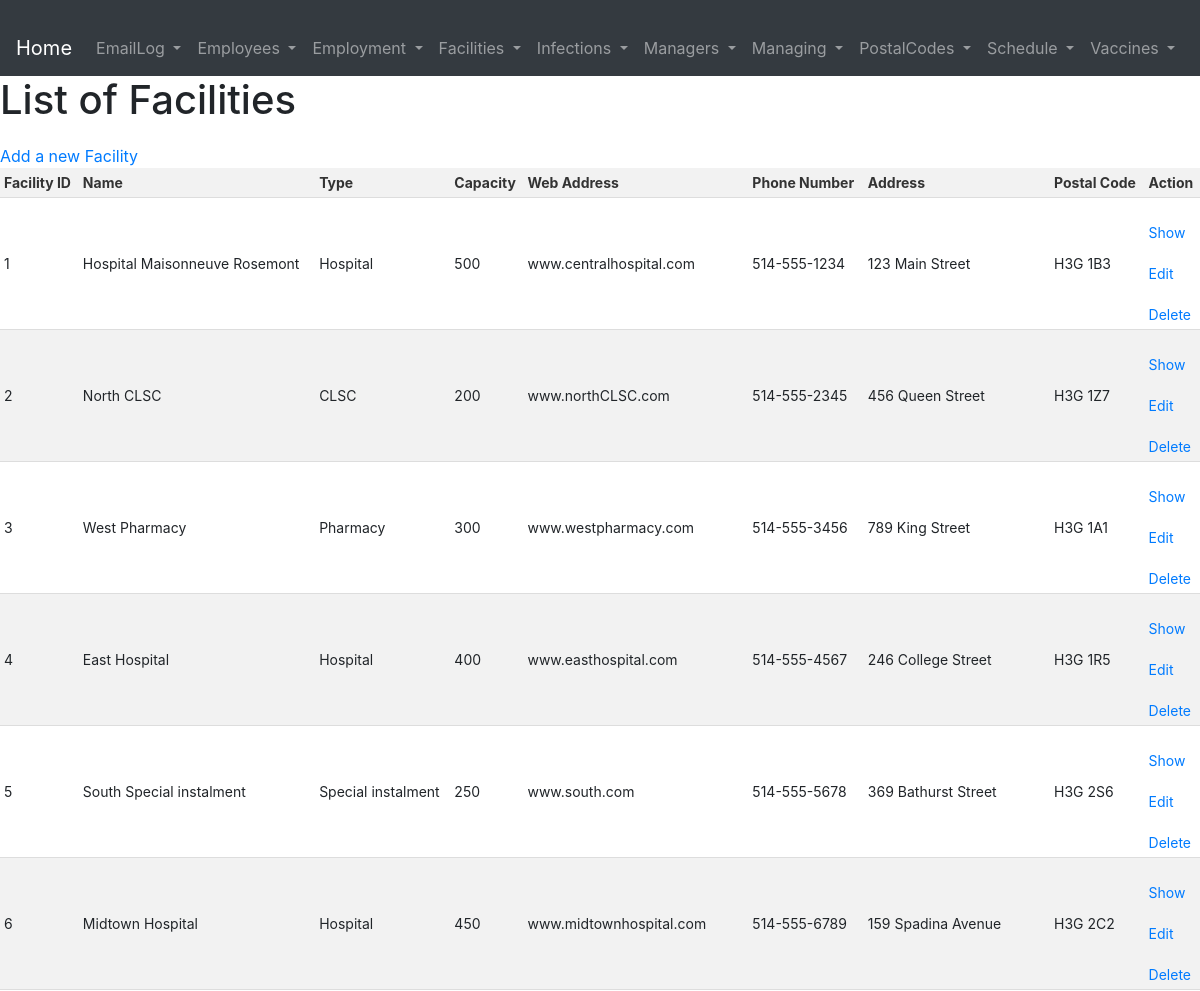
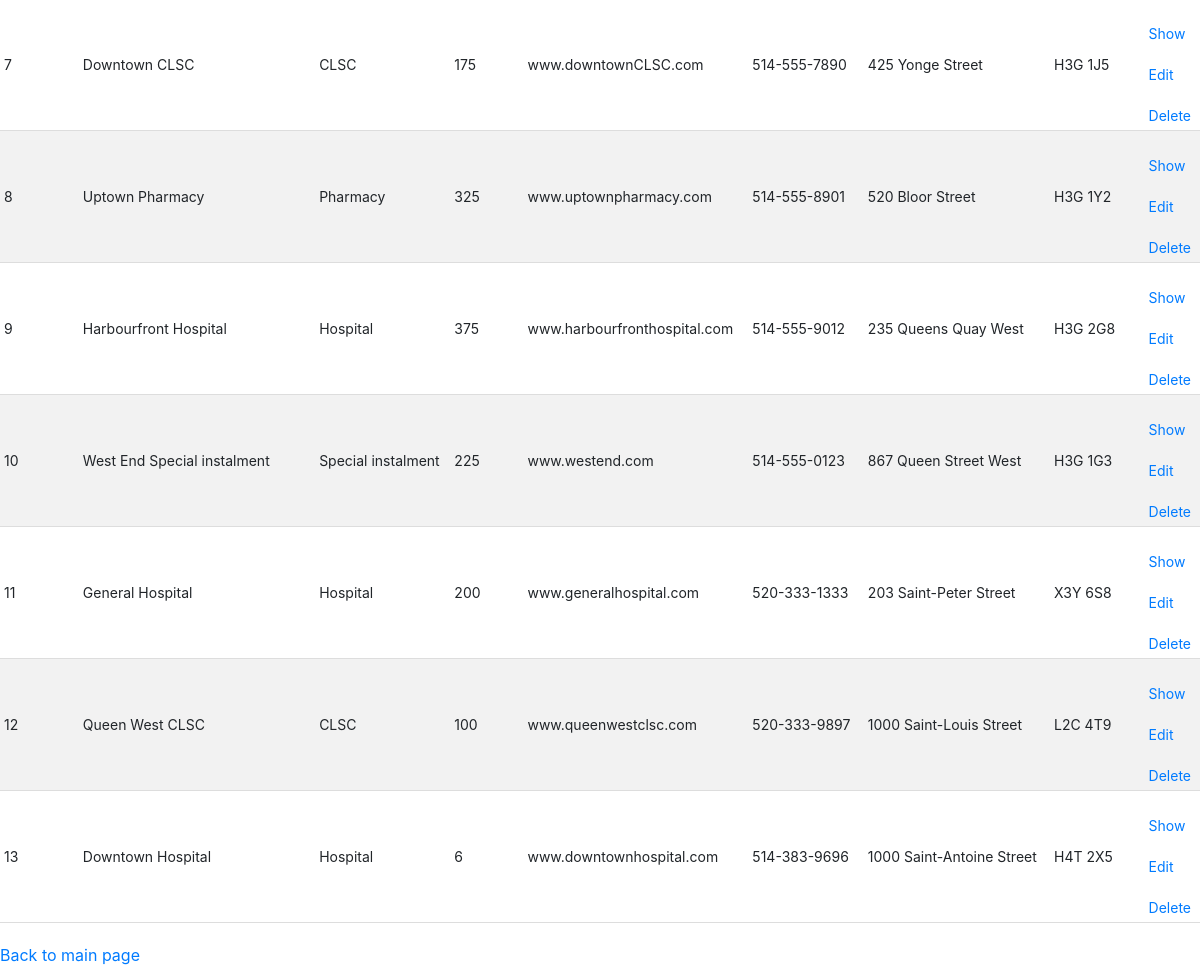
Screenshot of /pages/Facilities/index.php with the database file from the repository (2 pictures, top to bottom).
### tables this page shows
CREATE TABLE Facilities (
  FacilityID INT PRIMARY KEY,
  Name VARCHAR(255),
  Type VARCHAR(255),
  Capacity INT,
  WebAddress VARCHAR(255),
  PhoneNumber VARCHAR(255),
  Address VARCHAR(255),
  PostalCode VARCHAR(255),
  FOREIGN KEY (PostalCode) REFERENCES PostalCodes(PostalCode),
  CHECK (Type in ('Hospital', 'CLSC', 'Clinic', 'Pharmacy', 'Special instalment'))
);

### pages/Facilities/index.php (the view, shortened to what this page needs)
<?php require_once '../../database.php';
    include '../header.php';
    $statement = $conn->prepare('SELECT * FROM Facilities');
    $statement->execute();
    mysqli_stmt_bind_result($statement, $row['FacilityID'], $row['Name'], $row['Type'], $row['Capacity'], $row['WebAddress'], $row['PhoneNumber'], $row['Address'], $row['PostalCode']);
?>
<!DOCTYPE html>
<html lang="en">
<head>
    <link rel="stylesheet" href="../../pages/style.css">
</head>
<body>
    <h1>List of Facilities</h1>
    <a href="./create.php">Add a new Facility</a>
    <table>
        <thead>
            <tr>
                <th>Facility ID</th>
                <th>Name</th>
                <th>Type</th>
                <th>Capacity</th>
                <th>Web Address</th>
                <th>Phone Number</th>
                <th>Address</th>
                <th>Postal Code</th>
                <th>Action</th>
            </tr>
        </thead>
        <tbody>
            <?php while (mysqli_stmt_fetch($statement)) {?>
                <tr>
                    <td><?php echo $row['FacilityID'] ?></td>
                    <td><?php echo $row['Name'] ?></td>
                    <td><?php echo $row['Type'] ?></td>
                    <td><?php echo $row['Capacity'] ?></td>
                    <td><?php echo $row['WebAddress'] ?></td>
                    <td><?php echo $row['PhoneNumber'] ?></td>
                    <td><?php echo $row['Address'] ?></td>
                    <td><?php echo $row['PostalCode'] ?></td>
                    <td>
                        <a href="./show.php?FacilityID=<?php echo $row["FacilityID"]?>">Show</a>
                        <a href="./edit.php?FacilityID=<?php echo $row["FacilityID"] ?>">Edit</a>
                        <a href="./delete.php?FacilityID=<?php echo $row["FacilityID"] ?>">Delete</a>
                    </td>
                </tr>
            <?php }; ?>
        </tbody>
    </table>
    <a href="../../index.php">Back to main page</a>
</body>
</html>

### pages/style.css (style rules this page uses)
table { border-collapse: collapse; width: 100%; margin-top: 20px auto; }
th, td { padding: 4px; text-align: left; border-bottom: 1px solid #ddd; font-size: 14px; }
th { background-color: #f2f2f2; color: #333; font-weight: bold; }
tr:nth-child(even) { background-color: #f2f2f2; }
a { display: block; margin-top: 20px; }

### rows the page displays
facilities: FacilityID "1", Name "Hospital Maisonneuve Rosemont", Type "Hospital", Capacity "500", WebAddress "www.centralhospital.com", PhoneNumber "514-555-1234", Address "123 Main Street", PostalCode "H3G 1B3"
facilities: FacilityID "2", Name "North CLSC", Type "CLSC", Capacity "200", WebAddress "www.northCLSC.com", PhoneNumber "514-555-2345", Address "456 Queen Street", PostalCode "H3G 1Z7"
facilities: FacilityID "3", Name "West Pharmacy", Type "Pharmacy", Capacity "300", WebAddress "www.westpharmacy.com", PhoneNumber "514-555-3456", Address "789 King Street", PostalCode "H3G 1A1"
facilities: FacilityID "4", Name "East Hospital", Type "Hospital", Capacity "400", WebAddress "www.easthospital.com", PhoneNumber "514-555-4567", Address "246 College Street", PostalCode "H3G 1R5"
facilities: FacilityID "5", Name "South Special instalment", Type "Special instalment", Capacity "250", WebAddress "www.south.com", PhoneNumber "514-555-5678", Address "369 Bathurst Street", PostalCode "H3G 2S6"
facilities: FacilityID "6", Name "Midtown Hospital", Type "Hospital", Capacity "450", WebAddress "www.midtownhospital.com", PhoneNumber "514-555-6789", Address "159 Spadina Avenue", PostalCode "H3G 2C2"
facilities: FacilityID "7", Name "Downtown CLSC", Type "CLSC", Capacity "175", WebAddress "www.downtownCLSC.com", PhoneNumber "514-555-7890", Address "425 Yonge Street", PostalCode "H3G 1J5"
facilities: FacilityID "8", Name "Uptown Pharmacy", Type "Pharmacy", Capacity "325", WebAddress "www.uptownpharmacy.com", PhoneNumber "514-555-8901", Address "520 Bloor Street", PostalCode "H3G 1Y2"
facilities: FacilityID "9", Name "Harbourfront Hospital", Type "Hospital", Capacity "375", WebAddress "www.harbourfronthospital.com", PhoneNumber "514-555-9012", Address "235 Queens Quay West", PostalCode "H3G 2G8"
facilities: FacilityID "10", Name "West End Special instalment", Type "Special instalment", Capacity "225", WebAddress "www.westend.com", PhoneNumber "514-555-0123", Address "867 Queen Street West", PostalCode "H3G 1G3"
facilities: FacilityID "11", Name "General Hospital", Type "Hospital", Capacity "200", WebAddress "www.generalhospital.com", PhoneNumber "520-333-1333", Address "203 Saint-Peter Street", PostalCode "X3Y 6S8"
facilities: FacilityID "12", Name "Queen West CLSC", Type "CLSC", Capacity "100", WebAddress "www.queenwestclsc.com", PhoneNumber "520-333-9897", Address "1000 Saint-Louis Street", PostalCode "L2C 4T9"
facilities: FacilityID "13", Name "Downtown Hospital", Type "Hospital", Capacity "6", WebAddress "www.downtownhospital.com", PhoneNumber "514-383-9696", Address "1000 Saint-Antoine Street", PostalCode "H4T 2X5"
